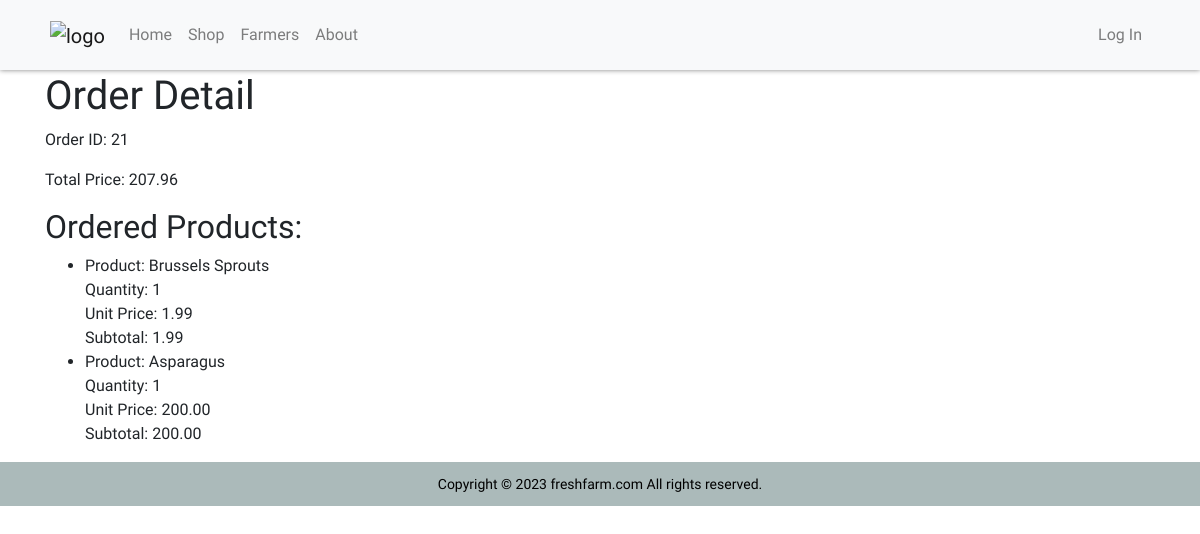
/orders/order-detail/21, run on the app's committed database.
### orders/models.py (models this page shows, shortened)
class Order(models.Model):
    STATUS = [
        ("pending", "Pending"),
        ("processing", "Processing"),
        ("shipped", "Shipped"),
        ("delivered", "Delivered"),
    ]
    user = models.ForeignKey(User, on_delete=models.CASCADE)
    order_date = models.DateTimeField(auto_now_add=True)
    status = models.CharField(max_length=20, default="Pending", choices=STATUS)
    total = models.DecimalField(max_digits=10, decimal_places=2)

class OrderItem(models.Model):
    order = models.ForeignKey(Order, on_delete=models.CASCADE)
    content_type = models.ForeignKey(ContentType, on_delete=models.CASCADE, limit_choices_to={'model__in': ['product', 'box']})
    object_id = models.PositiveIntegerField()
    item = GenericForeignKey("content_type", "object_id")
    quantity = models.PositiveIntegerField(default=1, blank=True, null=True)
    total = models.DecimalField(max_digits=10, decimal_places=2, default="0.00")
    order_items = GenericRelation('orders.OrderItem')

### products/models.py (models this page shows, shortened)
class Product(models.Model):
    UNIT_CHOICES = [
        ("kg", "Kilogram"),
        ("piece", "Piece"),
    ]
    name = models.CharField(max_length=200)
    categories = models.ManyToManyField(Category, related_name="products")
    description = models.TextField(blank=True, null=True)
    price = models.DecimalField(max_digits=10, decimal_places=2, default=1.99)
    unit = models.CharField(max_length=10, choices=UNIT_CHOICES)
    available = models.BooleanField(default=True)
    date = models.DateTimeField(auto_now_add=True)
    seller = models.ForeignKey(User, on_delete=models.CASCADE)
    image = models.ImageField(upload_to="images/")
    avg_rating = models.DecimalField(max_digits=2, decimal_places=1, default=0)
    fatsecret_id = models.IntegerField(blank=True, null=True)
    order_items = GenericRelation(OrderItem)

### orders/views.py (the view)
# urls.py: path("order-detail/<int:pk>", OrderDetail.as_view(), name="order_detail"),
class OrderDetail(DetailView):
    model = Order
    template_name = "orders/order_detail.html"
    context_object_name = "order"

### orders/templates/orders/order_detail.html
{% extends "base.html" %}
{% block content %}
<div class="container">
    <h1>Order Detail</h1>
    <p>Order ID: {{ order.id }}</p>
    <p>Total Price: {{ order.total }}</p>
    <h2>Ordered Products:</h2>
    <ul>
        {% for order_item in order.orderitem_set.all %}
            <li>
                Product: {{ order_item.item.name }}<br>
                Quantity: {{ order_item.quantity }}<br>
                Unit Price: {{ order_item.item.price }}<br>
                Subtotal: {{ order_item.total }}
            </li>
        {% endfor %}
    </ul>
</div>
{% endblock %}

### static/farmfresh/css/master.css (style rules this page uses)
body { font-family: 'Lexend', sans-serif; }

### data on the page
Order: id "21", total "207.96"
OrderItem: item.name "Brussels Sprouts", quantity "1", item.price "1.99", total "1.99"
OrderItem: item.name "Asparagus", quantity "1", item.price "200.00", total "200.00"
